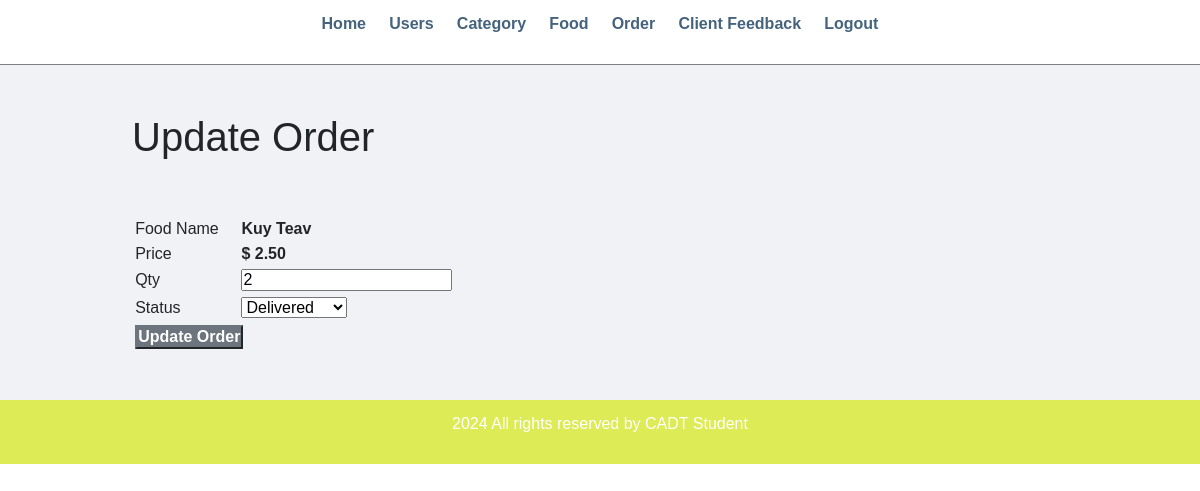
Page /admin/update-order.php?id=20 (signed in) on the committed database.
### tables this page shows
CREATE TABLE IF NOT EXISTS `tbl_order` (
  `id` int UNSIGNED NOT NULL AUTO_INCREMENT,
  `food` varchar(150) NOT NULL,
  `price` decimal(10,2) NOT NULL,
  `qty` int NOT NULL,
  `total` decimal(10,2) NOT NULL,
  `order_date` datetime NOT NULL,
  `status` varchar(50) NOT NULL,
  `u_id` int NOT NULL,
  PRIMARY KEY (`id`)
);

### admin/update-order.php (the view, shortened to what this page needs)
<?php include('partials/menu.php'); ?>
<div class="main-content">
    <div class="wrapper">
        <h1>Update Order</h1>
        <br><br>
        <?php
            if(isset($_GET['id']))
            {
                $id=$_GET['id'];
                $sql = "SELECT * FROM tbl_order WHERE id=$id";
                $res = mysqli_query($conn, $sql);
                $count = mysqli_num_rows($res);
                if($count==1)
                {
                    $row=mysqli_fetch_assoc($res);
                    $food = $row['food'];
                    $price = $row['price'];
                    $qty = $row['qty'];
                    $status = $row['status'];
                }
                else
                {
                    header('location:'.SITEURL.'admin/manage-order.php');
                }
            }
            else
            {
                header('location:'.SITEURL.'admin/manage-order.php');
            }
        ?>
        <form action="" method="POST">
            <table class="tbl-30">
                <tr>
                    <td>Food Name</td>
                    <td><b> <?php echo $food; ?> </b></td>
                </tr>
                <tr>
                    <td>Price</td>
                    <td>
                        <b> $ <?php echo $price; ?></b>
                    </td>
                </tr>
                <tr>
                    <td>Qty</td>
                    <td>
                        <input type="number" name="qty" value="<?php echo $qty; ?>">
                    </td>
                </tr>
                <tr>
                    <td>Status</td>
                    <td>
                        <select name="status">
                            <option <?php if($status=="Delivered"){echo "selected";} ?> value="Delivered">Delivered</option>
                        </select>
                    </td>
                </tr>
                <tr>
                    <td clospan="2">
                        <input type="submit" name="submit" value="Update Order" class="btn-secondary">
                    </td>
                </tr>
            </table>
        </form>
    </div>
</div>
<?php include('partials/footer.php'); ?>

### css/admin.css (style rules this page uses)
* { margin: 0; padding: 0; font-family: Arial, Helvetica, sans-serif; }
.wrapper { padding: 1%; width: 80%; margin: 0 auto; }
.tbl-30 { width: 30%; }
table tr td { padding: 1%; }
.btn-secondary { background-color: #7bed9f; padding: 1%; color: black; text-decoration: none; font-weight: bold; }
.main-content { background-color: #f1f2f6; padding: 3% 0; }

### rows in the picture
tbl_order: food "Kuy Teav", price "2.50", qty "2", status "Delivered"
